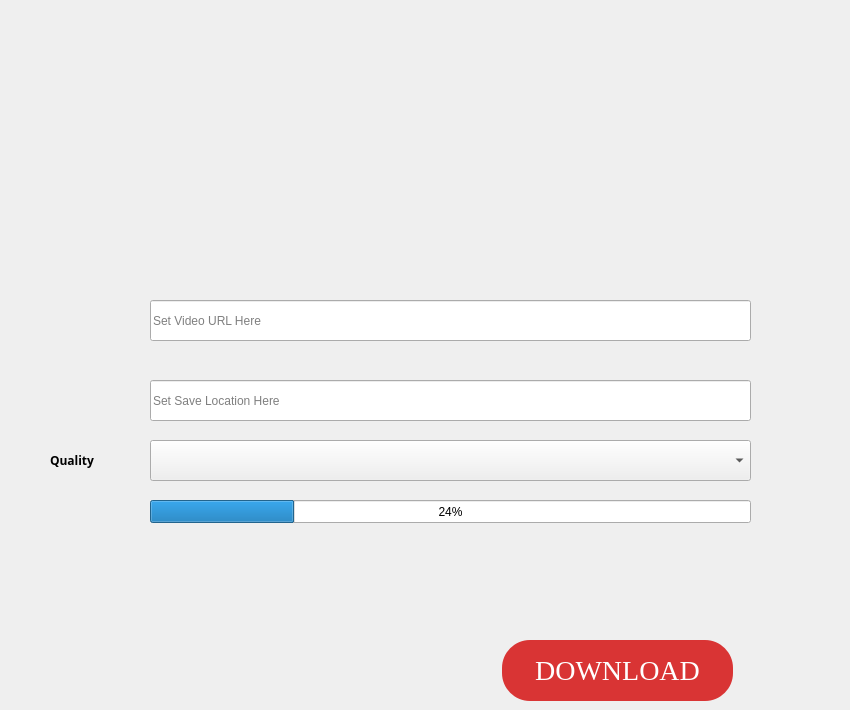
   <widget class="QWidget" name="page_3">
    <widget class="QLineEdit" name="lineEdit_3">
     <property name="geometry">
      <rect>
       <x>150</x>
       <y>380</y>
       <width>601</width>
       <height>41</height>
      </rect>
     </property>
     <property name="placeholderText">
      <string>Set Save Location Here</string>
     </property>
    </widget>
    <widget class="QPushButton" name="pushButton_9">
     <property name="geometry">
      <rect>
       <x>50</x>
       <y>380</y>
       <width>91</width>
       <height>41</height>
      </rect>
     </property>
     <property name="styleSheet">
      <string notr="true">#pushButton_9:hover {
text-decoration: none;
  padding: 10px 20px 10px 20px;
	border: solid #0a0a0a 3px;
  text-decoration: none;
	border: solid #050505 2px;
}
</string>
     </property>
     <property name="text">
      <string/>
     </property>
     <property name="icon">
      <iconset resource="photo/browse.qrc">
       <normaloff>:/newPrefix/browse.png</normaloff>:/newPrefix/browse.png</iconset>
     </property>
     <property name="iconSize">
      <size>
       <width>60</width>
       <height>50</height>
      </size>
     </property>
     <property name="flat">
      <bool>true</bool>
     </property>
    </widget>
    <widget class="QPushButton" name="pushButton_10">
     <property name="geometry">
      <rect>
       <x>502</x>
       <y>640</y>
       <width>231</width>
       <height>61</height>
      </rect>
     </property>
     <property name="styleSheet">
      <string notr="true">#pushButton_10 {
  border-radius: 28px;
  font-family: Georgia;
  color: #ffffff;
  font-size: 28px;
  background: #d93434;
  padding: 10px 20px 10px 20px;
  border: solid #d9a220 2px;
  text-decoration: none;
}

#pushButton_10:hover {
  background: #6b0f0f;
  text-decoration: none;
}</string>
     </property>
     <property name="text">
      <string>DOWNLOAD</string>
     </property>
    </widget>
    <widget class="QLineEdit" name="lineEdit_4">
     <property name="geometry">
      <rect>
       <x>150</x>
       <y>300</y>
       <width>601</width>
       <height>41</height>
      </rect>
     </property>
     <property name="placeholderText">
      <string>Set Video URL Here</string>
     </property>
    </widget>
    <widget class="QComboBox" name="comboBox">
     <property name="geometry">
      <rect>
       <x>150</x>
       <y>440</y>
       <width>601</width>
       <height>41</height>
      </rect>
     </property>
    </widget>
    <widget class="QLabel" name="label_13">
     <property name="geometry">
      <rect>
       <x>50</x>
       <y>450</y>
       <width>91</width>
       <height>21</height>
      </rect>
     </property>
     <property name="font">
      <font>
       <family>8514oem</family>
       <weight>75</weight>
       <italic>false</italic>
       <bold>true</bold>
       <underline>false</underline>
       <strikeout>false</strikeout>
      </font>
     </property>
     <property name="text">
      <string>Quality</string>
     </property>
    </widget>
    <widget class="QLabel" name="label_19">
     <property name="geometry">
      <rect>
       <x>520</x>
       <y>20</y>
       <width>321</width>
       <height>231</height>
      </rect>
     </property>
     <property name="text">
      <string/>
     </property>
     <property name="pixmap">
      <pixmap resource="photo/browse.qrc">:/newPrefix/youtube2.png</pixmap>
     </property>
     <property name="scaledContents">
      <bool>true</bool>
     </property>
    </widget>
    <widget class="QProgressBar" name="progressBar_2">
     <property name="geometry">
      <rect>
       <x>150</x>
       <y>500</y>
       <width>601</width>
       <height>23</height>
      </rect>
     </property>
     <property name="value">
      <number>24</number>
     </property>
    </widget>
   </widget>
